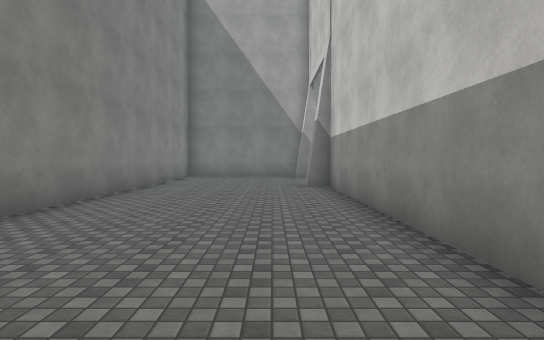
View 1 (above)

17 first-person views from a walk through a 3-D level made in the Unity game engine. The camera is 1.5 m above the floor, tilts 2° down and sees 80° across. The floor is counted in squares, 2 m on a side. Each view is taken from the middle of a square. On the plan, view 1 faces up. The plan holds only what a view shows up to about 11 squares ahead; the rest is blank. The place goes on beyond the plan. The player character is not drawn. Surface patterns are stand-ins for the level's own textures.

View 2
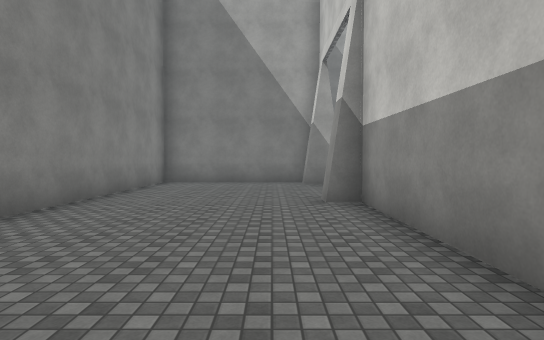

View 3
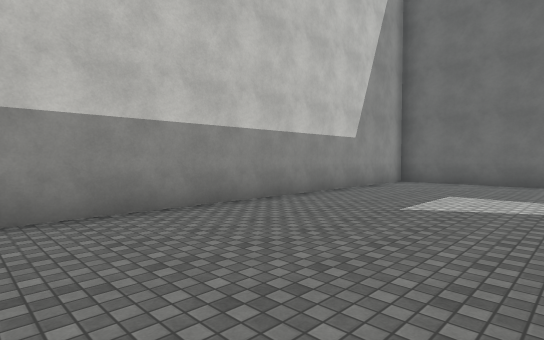

View 4
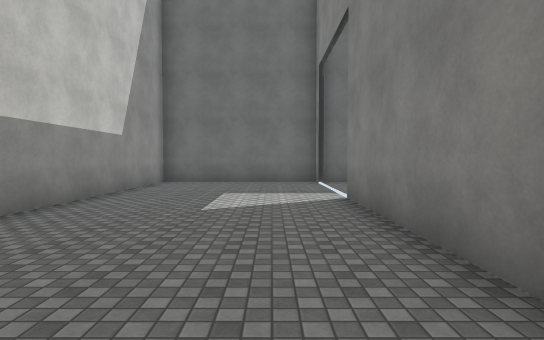

View 5
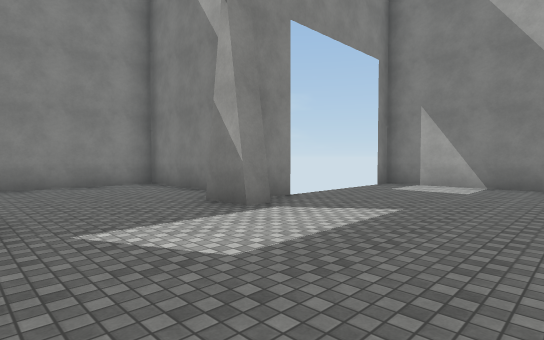

View 6
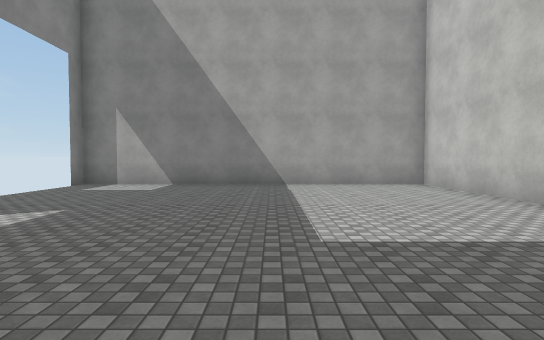

View 7
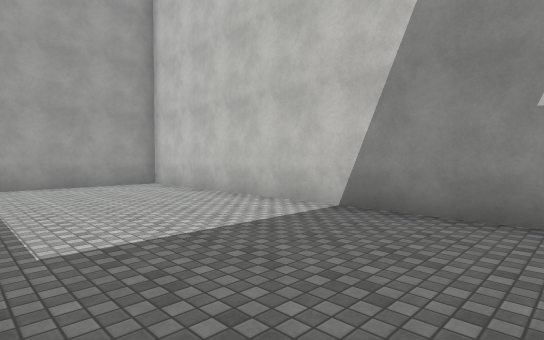

View 8
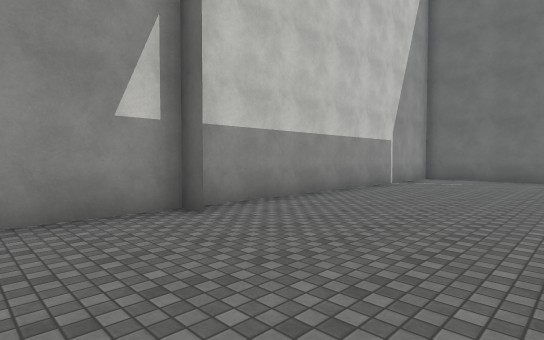

View 9
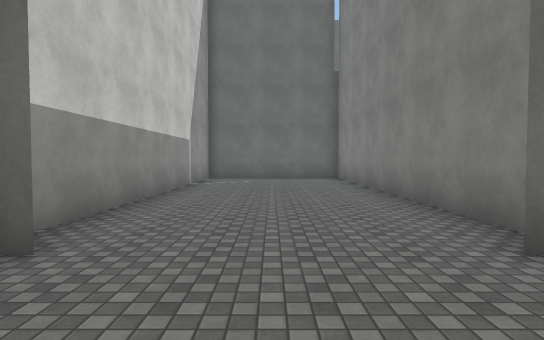

View 10
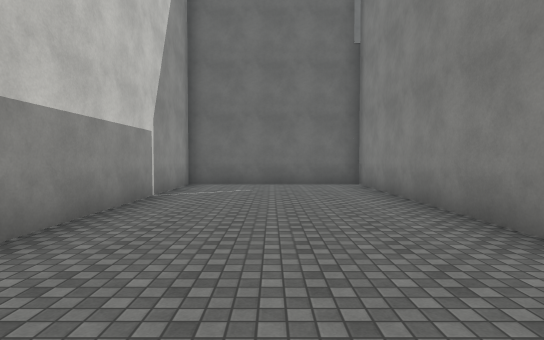

View 11
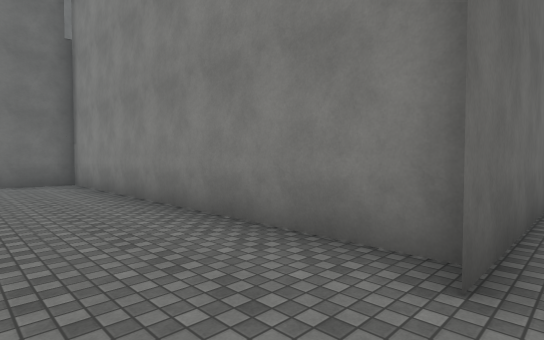

View 12
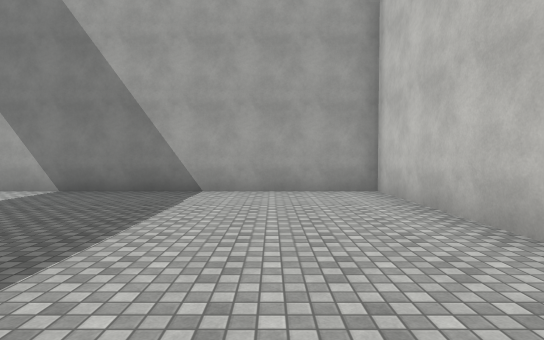

View 13
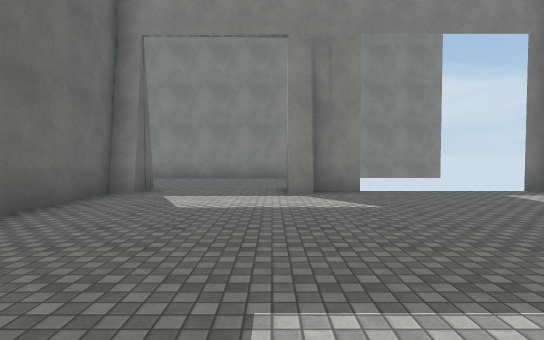

View 14
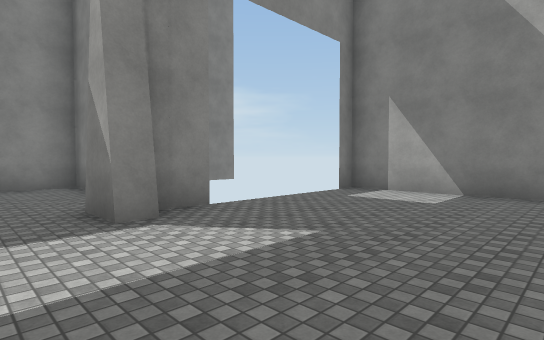

View 15
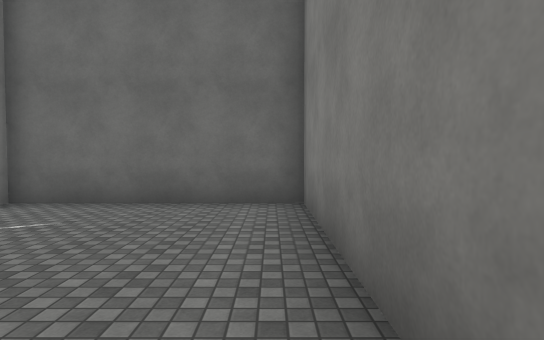

View 16
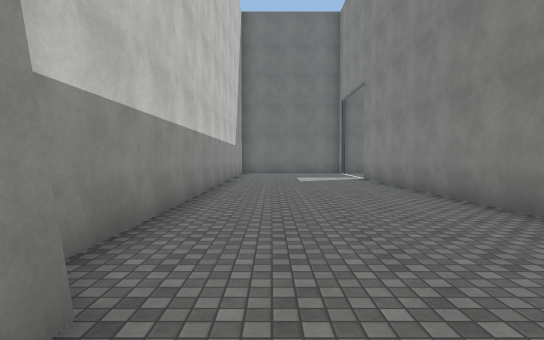

View 17
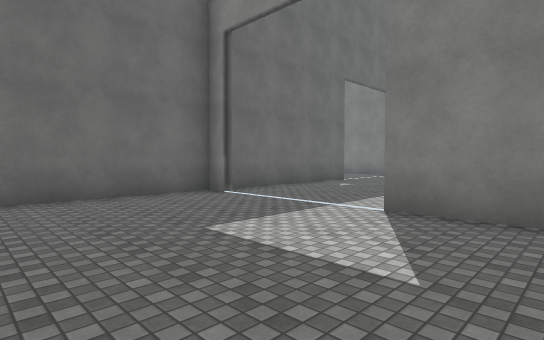

### Floor plan
Points are (right, up) in squares from view 1. A wall is a line through its corners. A room is listed if a view was taken in it or the views show most of it. See-through windows are left out.
Room 1 (views 1, 2, 3, 4, 5, 6, 7, 8, 9, 10, 11, 12, 13, 14, 15, 16, 17)
walls: (6.5, 8.4) (6.5, -1.4) (11.4, -1.4) (11.4, 18.4) (1.5, 18.4) (1.5, 17.9); (2, 13) (2, 12.4) (1, 12.4) (1, 12.9); (1.1, 13.3) (-3.4, 13.3) (-3.4, -2.3); (1.5, 14) (1.5, 12.9); (10.7, 8.5) (11.5, 8.5); (-3.4, -5.8) (-3.4, -6.6); (-6.5, -6.5) (1.5, -6.5) (1.5, 8.5) (1, 8.5) (1, 9.1) (2, 9.1) (2, 8.5) (7.1, 8.5)
ways out: gap at (-4, -2)

Where each view was taken, in squares from view 1:
view 1: 0 up, 0 right, facing up
view 2: 3 up, 0 right, facing up
view 3: 4 up, 3 left, facing down-right
view 4: 4 up, 2 left, facing down
view 5: 9 up, 6 right, facing up-left
view 6: 9 up, 7 right, facing up
view 7: 9 up, 7 right, facing up-right
view 8: 11 up, 7 right, facing down-right
view 9: 11 up, 9 right, facing down
view 10: 8 up, 9 right, facing down
view 11: 9 up, 9 right, facing down-left
view 12: 11 up, 9 right, facing up
view 13: 12 up, 9 right, facing left
view 14: 11 up, 6 right, facing up-left
view 15: 4 up, 7 right, facing down
view 16: 10 up, 0 right, facing down
view 17: 0 up, 1 right, facing down-left
